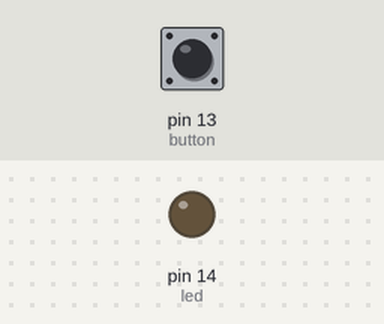
Recording of a sketch running on a simulated Arduino Uno, built with avr-gcc and run on an emulated ATmega328P. Shown: output pins drawn as LEDs (lit = HIGH). Inputs (shaded band) come from the test bench; at power-on: pin 13 (button) LOW.

Above: at 1.2 s.
1.3 s: pin 13 (button) pulled HIGH for 0.15 s
At 1.9 s:
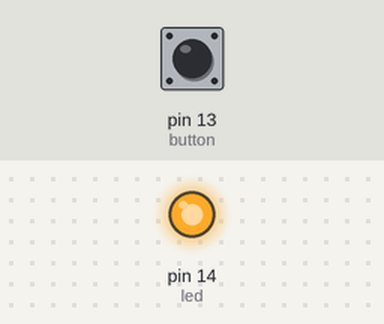
Timing chart, 0 to 4.3 s (numbered marks = the images above; inputs shaded):
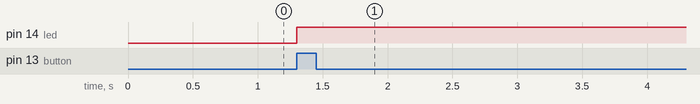

The sketch:

Bouncing.ino
```cpp
int led = 14;
int button = 13;
int curr_buttonState = 0;
int prev_buttonState = 0;
int toggle = LOW;
void setup() {
  // put your setup code here, to run once:
  pinMode(led,OUTPUT);
  pinMode(button,INPUT);
  digitalWrite(led,LOW);
}

void loop() {
  // put your main code here, to run repeatedly:

curr_buttonState = digitalRead(button);

if (curr_buttonState == 1 && prev_buttonState ==0)
{
  toggle = !toggle;
  prev_buttonState = 1;
}
else
{
  prev_buttonState = digitalRead(button);
}
digitalWrite(led,toggle);
}
```

Measured:
- after the input at 1.3 s, pin 14 (led): LOW → HIGH at once
